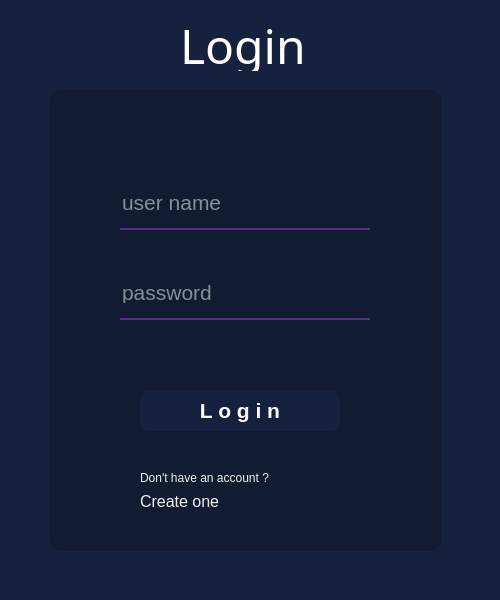
<?xml version="1.0" encoding="UTF-8"?>
<ui version="4.0">
 <class>LoginPage</class>
 <widget class="QMainWindow" name="LoginPage">
  <property name="geometry">
   <rect>
    <x>0</x>
    <y>0</y>
    <width>500</width>
    <height>600</height>
   </rect>
  </property>
  <property name="windowTitle">
   <string>MainWindow</string>
  </property>
  <property name="styleSheet">
   <string notr="true">background-color:#16213E;</string>
  </property>
  <widget class="QWidget" name="centralwidget">
   <widget class="QLabel" name="label">
    <property name="geometry">
     <rect>
      <x>180</x>
      <y>20</y>
      <width>131</width>
      <height>51</height>
     </rect>
    </property>
    <property name="font">
     <font>
      <family>Kristen ITC</family>
      <pointsize>36</pointsize>
     </font>
    </property>
    <property name="styleSheet">
     <string notr="true">color:white;</string>
    </property>
    <property name="text">
     <string>Login</string>
    </property>
   </widget>
   <widget class="QLabel" name="label_2">
    <property name="geometry">
     <rect>
      <x>50</x>
      <y>90</y>
      <width>391</width>
      <height>461</height>
     </rect>
    </property>
    <property name="styleSheet">
     <string notr="true">background-color:rgba(0,0,0,50);
border-radius:10px;</string>
    </property>
    <property name="text">
     <string/>
    </property>
   </widget>
   <widget class="QLineEdit" name="userNameField">
    <property name="geometry">
     <rect>
      <x>120</x>
      <y>190</y>
      <width>250</width>
      <height>40</height>
     </rect>
    </property>
    <property name="font">
     <font>
      <pointsize>16</pointsize>
     </font>
    </property>
    <property name="styleSheet">
     <string notr="true">background-color:rgba(0,0,0,0);
border:none;
border-bottom:2px solid #533483;
color:white;
padding-left:0px;
padding-bottom:15px;</string>
    </property>
    <property name="placeholderText">
     <string>user name</string>
    </property>
   </widget>
   <widget class="QLineEdit" name="passwordField">
    <property name="geometry">
     <rect>
      <x>120</x>
      <y>280</y>
      <width>250</width>
      <height>40</height>
     </rect>
    </property>
    <property name="font">
     <font>
      <pointsize>16</pointsize>
     </font>
    </property>
    <property name="styleSheet">
     <string notr="true">background-color:rgba(0,0,0,0);
border:none;
border-bottom:2px solid #533483;
color:white;
padding-left:0px;
padding-bottom:15px;</string>
    </property>
    <property name="placeholderText">
     <string>password</string>
    </property>
   </widget>
   <widget class="QPushButton" name="loginBtn">
    <property name="geometry">
     <rect>
      <x>140</x>
      <y>390</y>
      <width>200</width>
      <height>41</height>
     </rect>
    </property>
    <property name="font">
     <font>
      <pointsize>16</pointsize>
      <weight>75</weight>
      <italic>false</italic>
      <bold>true</bold>
     </font>
    </property>
    <property name="styleSheet">
     <string notr="true">QPushButton#loginBtn{


color:white;

border-radius:10px;
}

QPushButton#loginBtn:hover{
color:white;
border:2px solid #E94560;
border-radius:10px;
}

QPushButton#loginBtn:pressed{
padding-left:5px;
padding-top:5px;
border-radius:10px;
}</string>
    </property>
    <property name="text">
     <string>L o g i n</string>
    </property>
   </widget>
   <widget class="QLabel" name="label_3">
    <property name="geometry">
     <rect>
      <x>140</x>
      <y>470</y>
      <width>151</width>
      <height>16</height>
     </rect>
    </property>
    <property name="styleSheet">
     <string notr="true">color:#f0f0f0;
background-color:none;</string>
    </property>
    <property name="text">
     <string>Don't have an account ?</string>
    </property>
   </widget>
   <widget class="QPushButton" name="createOneBtn">
    <property name="geometry">
     <rect>
      <x>140</x>
      <y>490</y>
      <width>91</width>
      <height>23</height>
     </rect>
    </property>
    <property name="font">
     <font>
      <pointsize>12</pointsize>
      <weight>50</weight>
      <bold>false</bold>
     </font>
    </property>
    <property name="styleSheet">
     <string notr="true">QPushButton#createOneBtn{
text-align:left;

background-color:none;
border:none;
color:#f0f0f0;
}

QPushButton#createOneBtn:hover{
color:white;
font-weight:800;
}

QPushButton#createOneBtn:pressed{

padding-left:5px;
padding-top:5px;
color:white;
font-weight:800;
}

</string>
    </property>
    <property name="text">
     <string>Create one</string>
    </property>
   </widget>
  </widget>
  <widget class="QMenuBar" name="menubar">
   <property name="geometry">
    <rect>
     <x>0</x>
     <y>0</y>
     <width>500</width>
     <height>21</height>
    </rect>
   </property>
  </widget>
  <widget class="QStatusBar" name="statusbar"/>
 </widget>
 <resources>
  <include location="../res.qrc"/>
 </resources>
 <connections/>
</ui>
